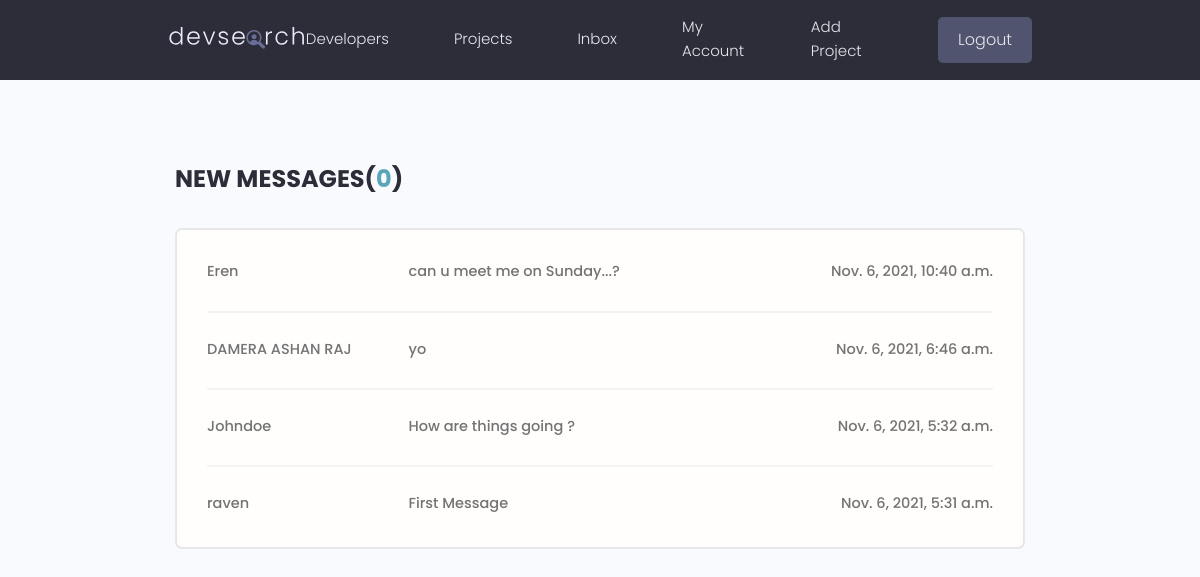
The page /inbox/ (signed in) on the database its author committed.
### users/models.py (models this page shows, shortened)
class Message(models.Model):
    sender = models.ForeignKey(
        Profile, on_delete=models.SET_NULL, null=True, blank=True)
    recipient = models.ForeignKey(
        Profile, on_delete=models.SET_NULL, null=True, blank=True, related_name="messages")
    name = models.CharField(max_length=200, null=True, blank=True)
    email = models.EmailField(max_length=200, null=True, blank=True)
    subject = models.CharField(max_length=200, null=True, blank=True)
    body = models.TextField()
    is_read = models.BooleanField(default=False, null=True)
    created = models.DateTimeField(auto_now_add=True)
    id = models.UUIDField(default=uuid.uuid4, unique=True,
                          primary_key=True, editable=False)
    class Meta:
        ordering = ['is_read', '-created']

### users/views.py (the view)
# urls.py: path('inbox/', views.inbox, name="inbox"),
@login_required(login_url='login')
def inbox(request):
    profile = request.user.profile
    messageRequests = profile.messages.all()
    unreadCount = messageRequests.filter(is_read=False).count()
    context={'messageRequests':messageRequests,'unreadCount':unreadCount}
    return render(request,'users/inbox.html',context)

### users/templates/users/inbox.html
{% extends 'main.html' %}
{% block content %}
<main class="inbox my-xl">
  <div class="content-box">
    <h3 class="inbox__title">New Messages(<span>{{unreadCount}}</span>)</h3>
    <ul class="messages">
      {% for message in messageRequests %}
      {% if message.is_read == False %}
      <li class="message message--unread">
        {% else %}
      <li class="message">
        {% endif %}
        <a href="{% url 'message' message.id %}">
          <span class="message__author">{{message.name}}</span>
          <span class="message__subject">{{message.subject}}</span>
          <span class="message__date">{{message.created}}</span>
        </a>
      </li>
      {% endfor %}
    </ul>
  </div>
</main>
{% endblock content %}

### static/styles/app.css (style rules this page uses)
:root { --color-sub: #2d2d39; }
.content-box { width: 95%; max-width: 85rem; margin: 0 auto; }
.inbox { height: 90vh; }
.inbox__title, .inbox__title span { font-size: 2.4rem; font-weight: 700; color: var(--color-sub); text-transform: uppercase; text-align: left; margin-bottom: 3rem; }
.inbox__title span { color: var(--color-main); }
.messages { list-style: none; background: var(--color-white); padding: 0.5rem 3rem; border: 2px solid var(--color-light); border-radius: 0.7rem; }
.message { padding: 2.5rem 0; }
.message > a span { font-size: 1.45rem; font-weight: 500; }
.message:not(:last-child) { border-bottom: 2px solid var(--color-white-light); }
.message > a { display: flex; gap: 1rem; }
.message__author, .message__date { flex-basis: 25%; }
.message__subject { flex-basis: 50%; }
.message__date { text-align: right; }

### static/uikit/styles/modules/_variables.css (style rules this page uses)
:root { --color-main: #5aa5b9; --color-main-light: #e6faff; --color-sub: #3f4156; --color-sub-light: #51546e; --color-sub-lighter: #ededfd; --color-text: #737373; --color-gray: #8b8b8b; --color-light: #e5e7eb; --color-light-gray: #767676; --color-bg: #f8fafd; --color-white: #fffefd; --color-white-light: #f3f3f3; --color-success: #359e64; --color-success-bg: #def8e8; --color-error: #fc4b0b; --color-error-bg: #fff2ee; --font-base: 'Poppins', arial, helvetica, 'Segoe UI', roboto, ubuntu, sans-serif; --font-monospace: 'Fira Code', 'Courier New', courier, monospace; --font-regular: 300; --font-medium: 500; --font-bold: 700; --generic-shadow: 1px 1px 5px #00000010; --generic-transition: all 0.3s ease-in-out; }

### static/uikit/styles/modules/_base.css (style rules this page uses)
* { margin: 0; padding: 0; box-sizing: border-box; text-rendering: optimizeLegibility; color: inherit; font-size: inherit; }
html { font-size: 50%; }
@media only screen and (min-width: 480px) { html { font-size: 56.25%; } }
@media only screen and (min-width: 1200px) { html { font-size: 62.5%; } }
body { line-height: 1.6; font-weight: 400; font-size: 1.5rem; color: var(--color-text); background-color: var(--color-bg); min-height: 100vh; }

### static/uikit/styles/modules/_typography.css (style rules this page uses)
* { font-family: var(--font-base); }
h3 { font-size: 3.2rem; font-weight: var(--font-medium); }
p, span, strong { font-size: 1.6rem; color: var(--color-text); font-weight: var(--font-regular); }
a { padding-bottom: 2px; text-decoration: none; display: inline-block; color: var(--color-main); font-weight: var(--font-medium); }

### static/uikit/styles/modules/_utilities.css (style rules this page uses)
.my-xl { margin: 8rem auto; }

### rows shown on the page
Message: name "Eren", subject "can u meet me on Sunday...?", created "Nov. 6, 2021, 10:40 a.m."
Message: name "DAMERA ASHAN RAJ", subject "yo", created "Nov. 6, 2021, 6:46 a.m."
Message: name "Johndoe", subject "How are things going ?", created "Nov. 6, 2021, 5:32 a.m."
Message: name "raven", subject "First Message", created "Nov. 6, 2021, 5:31 a.m."

### other values the page prints
{{ unreadCount }} "0"
